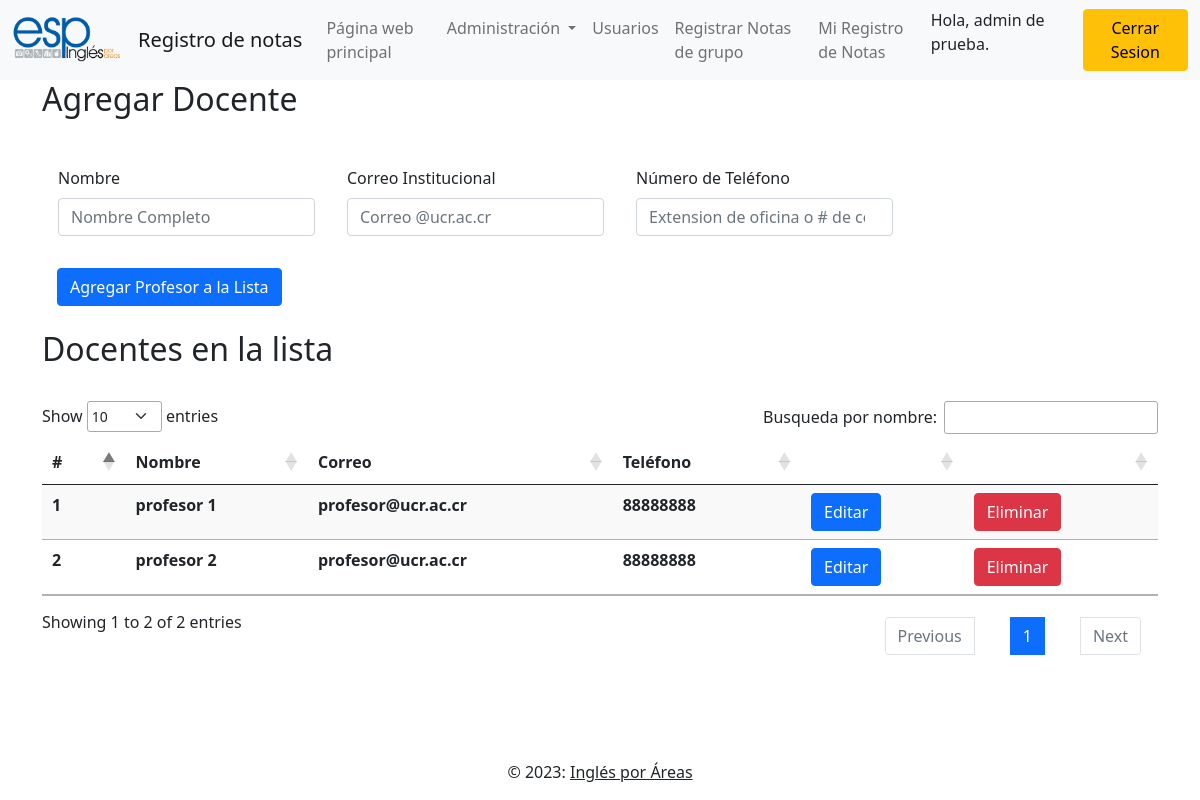
The page /profesores.php (signed in) on the database its author committed.
### tables this page shows
CREATE TABLE profesor (
  id INT PRIMARY KEY NOT NULL AUTO_INCREMENT,
  nombre_profesor varchar(50),
  correo_profesor varchar(50),
  telefono_profesor varchar(8)
);

### profesores.php (the view, shortened to what this page needs)
<?php
if (isset($_SESSION['username']) && isset($_SESSION['id']) && $_SESSION['role'] == 'admin') {
    $sql = "SELECT * FROM profesor ORDER BY nombre_profesor;";
    $query = mysqli_query($conn, $sql);
    ?>
    <!DOCTYPE html>
    <html lang="es">
    <?php
    include "layout/head.php";
    ?>
    <body>
        <?php
        include "layout/header.php";
        ?>
        <div class="container" style="margin-top: 80px;">
            <h2>Agregar Docente</h2>
            <br>
            <form action="php/insert_profe.php" method="POST">
                <div class="d-flex">
                    <div class="mb-3 p-3">
                        <label for="name" class="form-label">Nombre</label>
                        <input type="text" class="form-control" id="name" name="nombre" placeholder="Nombre Completo"
                            required="required" maxlength="50">
                    </div>
                    <div class="mb-3  p-3">
                        <label for="email" class="form-label">Correo Institucional</label>
                        <input type="email" class="form-control" id="email" name="correo" placeholder="Correo @ucr.ac.cr"
                            required="required" maxlength="50">
                    </div>
                    <div class="mb-3  p-3">
                        <label for="tel" class="form-label">Número de Teléfono</label>
                        <input type="number" class="form-control" id="tel" name="telefono"
                            placeholder="Extension de oficina o # de celular" maxlength="8">
                    </div>
                </div>
                <input type="submit" class="btn btn-primary" style="margin-left: 15px;" value="Agregar Profesor a la Lista">
            </form>
        </div>
        <br>
        <div class="container" style="margin-bottom: 80px;">
            <h2>Docentes en la lista</h2>
            <br>
            <table id="tabla-profes" class="table table-striped table-hover">
                <thead>
                    <tr>
                        <th>#</th>
                        <th>Nombre</th>
                        <th>Correo</th>
                        <th>Teléfono</th>
                        <th></th>
                        <th></th>
                    </tr>
                </thead>
                <tbody>
                    <tr>
                        <?php $i = 1;
                        while ($row = mysqli_fetch_array($query)): ?>
                            <th>
                                <?= $i ?>
                            </th>
                            <th>
                                <?= $row['nombre_profesor'] ?>
                            </th>
                            <th>
                                <?= $row['correo_profesor'] ?>
                            </th>
                            <th>
                                <?= $row['telefono_profesor'] ?>
                            </th>
                            <th><a class="btn btn-primary"
                                    href="update_profe.php?id=<?= $row['id'] ?>">Editar</a></th>
                            <th><a class="btn btn-danger"
                                    href="php/delete_profe.php?id=<?= $row['id'] ?>"
                                    onclick="return confirm('Realmente quiere eliminar esta entrada? Los datos en el registro de notas pueden depender de esta.')">Eliminar</a>
                            </th>
                            <?php $i++; ?>
                        </tr>
                    <?php endwhile; ?>
                </tbody>
            </table>
        </div>
        <?php
        include "layout/footer.php";
        ?>
    </body>
    </html>
<?php } else {
    header("Location: login.php");
} ?>

### layout/head.php (shortened to what this page needs)
<head>
        <link href="bootstrap5/css/bootstrap.min.css" rel="stylesheet">
        <link rel="stylesheet" href="css/style.css">
        <link rel="stylesheet" href="js/DataTables-1.13.6/css/jquery.dataTables.css" />
        <link href="js/Select2-4.1.0/css/select2.min.css" rel="stylesheet" />
        <link href="bootstrap5/css/bootstrap.min.css" rel="stylesheet">
        <link rel="stylesheet" href="js/DataTables-1.13.6/css/dataTables.bootstrap.css" />
    </head>

### layout/header.php (shortened to what this page needs)
<header>
    <nav class="navbar navbar-expand-sm bg-light navbar-light fixed-top">
        <div class="container-fluid">
            <a class="navbar-brand" href="index.php">
                <img src="img/logoESP.png" alt="" width="110" height="48">
            </a>
            <a class="navbar-brand" href="index.php">Registro de notas </a>
            <div class="collapse navbar-collapse" id="mynavbar">
                <ul class="navbar-nav me-auto">
                    <li class="nav-item">
                        <a class="nav-link" href="https://www.inglesporareas.ucr.ac.cr/">Página web principal</a>
                    </li>
                    <?php if (isset($_SESSION['username']) && isset($_SESSION['id']) && ($_SESSION['role'] == 'admin')) { ?>
                        <li class="nav-item dropdown">
                            <a class="nav-link dropdown-toggle" href="#" id="navbarDarkDropdownMenuLink" role="button"
                                data-bs-toggle="dropdown" aria-expanded="false">
                                Administración
                            </a>
                        </li>
                        <li class="nav-item">
                            <a class="nav-link" href="usuarios.php">Usuarios</a>
                        </li>
                    <?php } ?>
                    <?php if (isset($_SESSION['username']) && isset($_SESSION['id']) && (($_SESSION['role'] == 'admin')||($_SESSION['role'] == 'user') ) ) { ?>
                        <li class="nav-item">
                        <a class="nav-link" href="registro_grupal.php">Registrar Notas de grupo</a>
                    </li>
                    <?php } ?>
                    <?php if (isset($_SESSION['username']) && isset($_SESSION['id']) && (($_SESSION['role'] == 'admin')||($_SESSION['role'] == 'user') ) ) { ?>
                        <li class="nav-item">
                        <a class="nav-link" href="notas.php">Mi Registro de Notas</a>
                    </li>
                    <?php } ?>
                </ul>
                <?php if (isset($_SESSION['username']) && isset($_SESSION['id']) && ($_SESSION['role'] == 'admin' || $_SESSION['role'] == 'user')) {
                    echo ("<p style=\"margin-left:=2.5em;\"> Hola, " . $_SESSION['name'] . ".&nbsp;&nbsp;&nbsp;&nbsp;</p> "); ?>
                    <a class="btn btn-warning" href="logout.php" role="button">Cerrar Sesion</a>
                <?php } else { ?>
                    <a class="btn btn-primary" href="login.php" role="button">Iniciar Sesion</a>
                <?php } ?>
            </div>
        </div>
    </nav>
</header>

### layout/footer.php
<footer class="bg-transparent text-center text-lg-start fixed-bottom">
        <div class="text-center p-3">
            © 2023:
            <a class="text-dark">Inglés por Áreas</a>
        </div>
    </footer>

### rows shown on the page
profesor: nombre_profesor "profesor 1", correo_profesor "profesor@ucr.ac.cr", telefono_profesor "88888888"
profesor: nombre_profesor "profesor 2", correo_profesor "profesor@ucr.ac.cr", telefono_profesor "88888888"

### other values the page prints
$_SESSION['name'] "admin de prueba"
